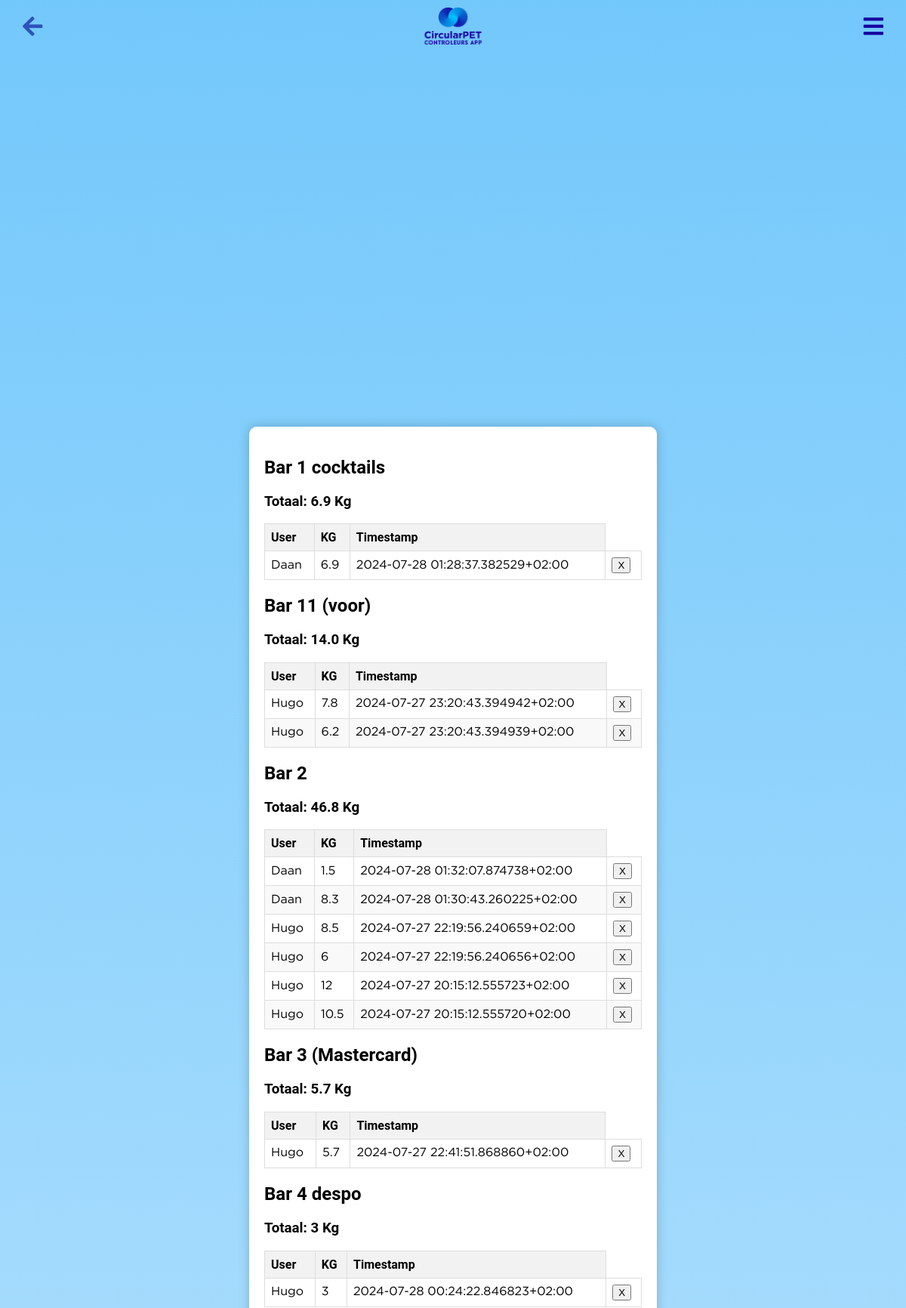
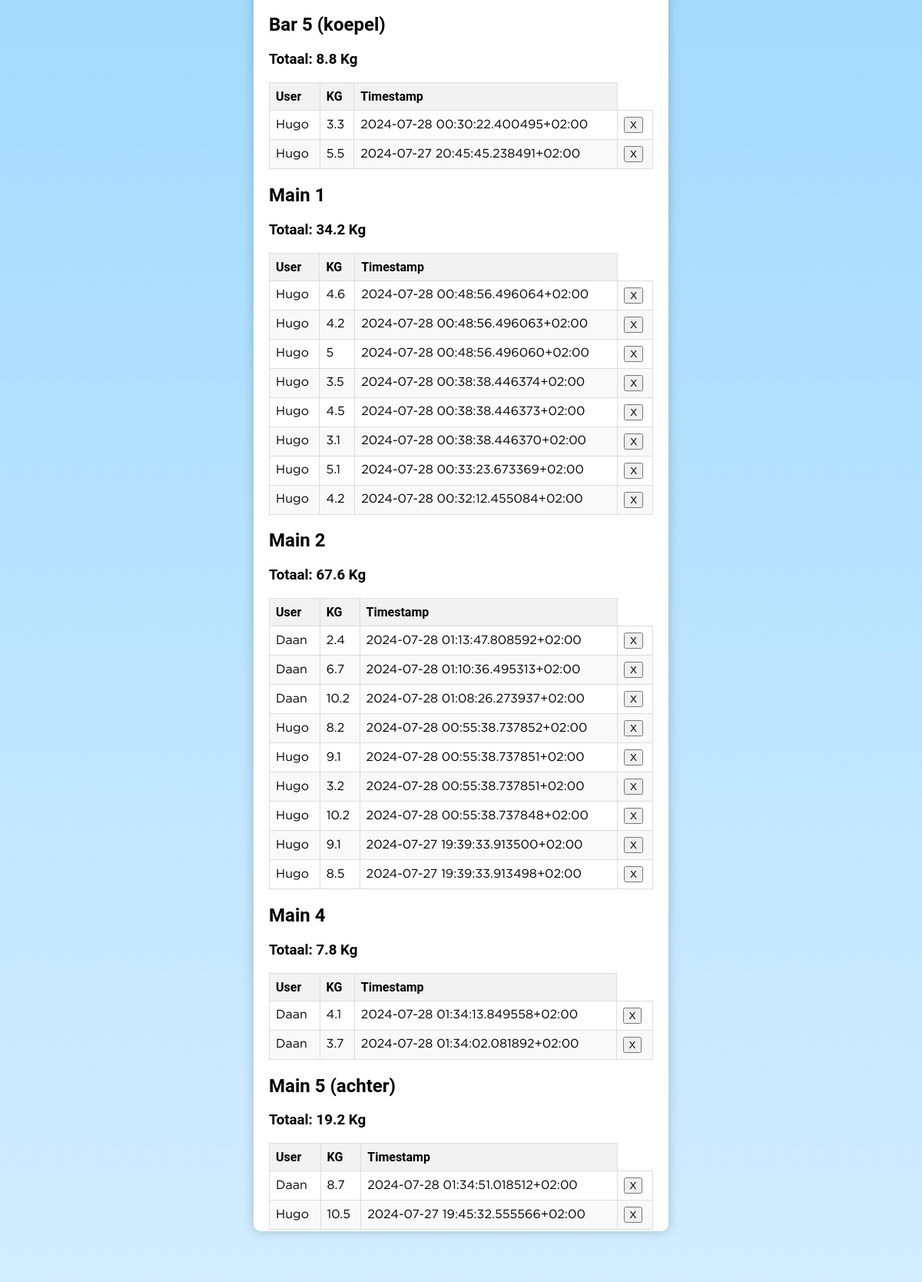
The page /change_log?location_id=1 (upper part) on the database its author committed (2 pictures, top to bottom).
### app.py (models this page shows, shortened)
class Bar(db.Model):
    id = db.Column(db.Integer, primary_key=True)
    name = db.Column(db.String(120), nullable=False)
    total_kg = db.Column(db.Integer, default=0)  # Total kilograms of zakken collected
    background_color = db.Column(db.String(10), default='#1700a1')  # New field to store color
    zakken = db.Column(db.Integer, nullable=False, default=0)
    bekers = db.Column(db.Integer, nullable=False, default=0)
    location_id = db.Column(db.Integer, db.ForeignKey('location.id'), nullable=False)
    location = db.relationship('Location', backref=db.backref('bars', lazy=True))
    x = db.Column(db.Float, nullable=True)  # X coordinate as percentage
    y = db.Column(db.Float, nullable=True)  # Y coordinate as percentage
    note = db.Column(db.String(1000))  # Assuming note is just a text field for simplicity
    url = db.Column(db.String)
    link = db.Column(db.String)
    last_checked_in = db.Column(db.DateTime, nullable=True)
    last_checked_in_user_id = db.Column(db.Integer, db.ForeignKey('user.id'), nullable=True)
    last_checked_in_user = db.relationship('User', foreign_keys=[last_checked_in_user_id], backref='checked_in_bars')
    notifications = db.relationship('Notification', backref='related_bar', lazy=True)  # Ensure unique backref name

class ZakkenKGLog(db.Model):
    id = db.Column(db.Integer, primary_key=True)
    bar_id = db.Column(db.Integer, db.ForeignKey('bar.id'), nullable=False)
    user_id = db.Column(db.Integer, db.ForeignKey('user.id'), nullable=False)
    kg_submitted = db.Column(db.Integer, nullable=False)
    timestamp = db.Column(db.DateTime, default=datetime.utcnow)

class User(db.Model, UserMixin):  # Extend User model with UserMixin
    id = db.Column(db.Integer, primary_key=True)
    username = db.Column(db.String(80), unique=True, nullable=False)
    password = db.Column(db.String(120), nullable=False)
    is_admin = db.Column(db.Boolean, default=False, nullable=False)
    location_id = db.Column(db.Integer, db.ForeignKey('location.id'), nullable=True)
    location = db.relationship('Location', backref=db.backref('users', lazy=True))
    group = db.Column(db.String(120), nullable=True)
    badges = db.Column(db.Integer, default=0)
    profile_picture = db.Column(db.String(255), nullable=True)
    email = db.Column(db.String(120), unique=True, nullable=False)  # New email field
    phone_number = db.Column(db.String(20), nullable=True)  # New phone number field
    has_accessed_briefing = db.Column(db.Boolean, default=False)

### app.py (the view)
@app.route('/change_log')
def change_log():
    location_id = request.args.get('location_id')
    query = db.session.query(
        ChangeLog, Bar.name.label('bar_name')
    ).join(Bar, ChangeLog.bar_id == Bar.id)
    if location_id and location_id.strip():
        query = query.join(Location, Bar.location_id == Location.id).filter(Location.id == location_id)
    changes_with_bar_names = query.all()
    changes_grouped_by_bar = {}
    for change, bar_name in changes_with_bar_names:
        bar_changes = changes_grouped_by_bar.setdefault(bar_name, [])
        bar_changes.append(change)
    zakken_kg_log_query = db.session.query(
        ZakkenKGLog.bar_id, Bar.name, db.func.sum(ZakkenKGLog.kg_submitted).label('total_kg')
    ).join(Bar, ZakkenKGLog.bar_id == Bar.id)
    if location_id and location_id.strip():
        zakken_kg_log_query = zakken_kg_log_query.join(Location, Bar.location_id == Location.id)\
                                                 .filter(Location.id == location_id)
    zakken_kg_logs_grouped = zakken_kg_log_query.group_by(ZakkenKGLog.bar_id, Bar.name).order_by(Bar.name).all()
    locations = Location.query.all()
    detailed_logs_by_bar = {}
    for bar_id, _, _ in zakken_kg_logs_grouped:
        detailed_logs = db.session.query(
            ZakkenKGLog,
            User.username,
            Bar.name.label('bar_name')
        ).join(User, ZakkenKGLog.user_id == User.id)\
         .join(Bar, ZakkenKGLog.bar_id == Bar.id)\
         .filter(ZakkenKGLog.bar_id == bar_id)\
         .order_by(ZakkenKGLog.timestamp.desc()).all()
        detailed_logs_by_bar[bar_id] = detailed_logs
    return render_template('change_log.html',
                           changes_grouped_by_bar=changes_grouped_by_bar,
                           zakken_kg_logs_grouped=zakken_kg_logs_grouped,
                           detailed_logs_by_bar=detailed_logs_by_bar,
                           locations=locations)  # Include locations in the context for the dropdown

### app.py (called while the page is built)
def utc_to_local(utc_dt):
    if utc_dt is None:
        return None
    if isinstance(utc_dt, str):
        utc_dt = datetime.strptime(utc_dt, '%Y-%m-%d %H:%M:%S')
    if utc_dt.tzinfo is None:
        utc_dt = utc_dt.replace(tzinfo=pytz.utc)
    local_tz = pytz.timezone('Europe/Amsterdam')  # Use the Netherlands timezone
    local_dt = utc_dt.astimezone(local_tz)
    return local_tz.normalize(local_dt)  # Nor

@app.template_filter('to_local')
def to_local_filter(utc_dt):
    return utc_to_local(utc_dt)

### templates/change_log.html (shortened to what this page needs)
<!DOCTYPE html>
<html lang="en">
<head>
    <link rel="stylesheet" href="{{ url_for('static', filename='main.css') }}">
    <link rel="stylesheet" href="https://cdnjs.cloudflare.com/ajax/libs/font-awesome/5.15.3/css/all.min.css">
</head>
<body>
    <img src="{{ url_for('static', filename='logo.png') }}" alt="CircularPET Logo" class="logo2">
    <a href="javascript:history.back()" class="back-button"><i class="fas fa-arrow-left"></i></a>
    <div class="gear-icon-container"> <i id="toggleSidebar" class="fa fa-bars"></i></div>
    <div class="content-container">
            {% for bar_id, bar_name, total_kg in zakken_kg_logs_grouped %}
                <div class="bar-log-container">
                    <h2>{{ bar_name }}</h2>
                    <h3>Totaal: {{ total_kg }} Kg</h3>
                    <table>
                        <thead>
                            <tr>
                                <th>User</th>
                                <th>KG</th>
                                <th>Timestamp</th>
                            </tr>
                        </thead>
                        <tbody>
                            {% for log, username, bar_name in detailed_logs_by_bar[bar_id] %}
                            <tr>
                                <td>{{ username }}</td>
                                <td>{{ log.kg_submitted }}</td>
                                <td>{{ log.timestamp|to_local }}</td>                                  <td>
                                    <form class="minderm" action="{{ url_for('delete_log', log_id=log.id) }}" method="post" onsubmit="return confirm('Are you sure you want to delete this entry?');">
                                        <button type="submit" class="btn btn-danger">X</button>
                                    </form>
                                </td>
                            </tr>
                            {% else %}
                            <tr>
                                <td colspan="4">No entries found.</td>
                            </tr>
                            {% endfor %}
                        </tbody>
                    </table>
                </div>
            {% endfor %}
</body>
</html>

### static/main.css (style rules this page uses)
:root { --pc: #1700a1; --cs: #ff8547; --bc: #fff; }
:root { --bar-color: #1700a1; --container-color: #ff8547; }
body { font-family: "Roboto", sans-serif; background: linear-gradient(to bottom, #73c8fb 0%, #e0f2ff 100%); margin: 0; padding: 0; display: flex; height: 100vh; align-items: center; flex-wrap: wrap; justify-content: center; overflow-x: hidden; }
.back-button { position: fixed; top: 10px; left: 10px; background-color: transparent; color: #2e52bb; text-decoration: none; padding: 10px 20px; border-radius: 5px; font-size: 30px; z-index: 1000; }
.logo2 { position: absolute; top: 10px; width: 90px; position: fixed; z-index: 1000; }
.gear-icon-container { position: fixed; top: 20px; right: 20px; cursor: pointer; font-size: 24px; color: var(--pc); font-size: 30px; padding: 10px 20px; margin-top: -10px; margin-right: -10px; z-index: 1000; }
::placeholder { color: #888; }
form { background: #fff; padding: 20px; border-radius: 10px; display: inline-block; }
.minderm { padding: 0; }
.content-container { width: 80%; background-color: var(--bc); padding: 20px; border-radius: 10px; box-shadow: 0px 0px 15px rgba(0, 0, 0, 0.2); margin: 20px auto; }

### templates/change_log.html (style rules this page uses)
table { width: 100%; border-collapse: collapse; max-width: 500px; }
th, td { border: 1px solid #ddd; padding: 8px; text-align: left; }
th { background-color: #f2f2f2; }
tr:nth-child(even) { background-color: #f9f9f9; }
.content-container { width: 95%; max-width: 1200px; margin: 20px auto; padding: 20px; background-color: #fff; border-radius: 10px; box-shadow: 0px 0px 15px rgba(0, 0, 0, 0.2); overflow-y: auto; max-height: 70vh; max-width: 500px; }

### rows shown on the page
Bar: name "Bar 1 cocktails", total_kg "6.9"
ZakkenKGLog: username "Daan", kg_submitted "6.9", timestamp|to_local "2024-07-28 01:28:37.382529+02:00"
Bar: name "Bar 11 (voor)", total_kg "14.0"
ZakkenKGLog: username "Hugo", kg_submitted "7.8", timestamp|to_local "2024-07-27 23:20:43.394942+02:00"
ZakkenKGLog: username "Hugo", kg_submitted "6.2", timestamp|to_local "2024-07-27 23:20:43.394939+02:00"
Bar: name "Bar 2", total_kg "46.8"
ZakkenKGLog: username "Daan", kg_submitted "1.5", timestamp|to_local "2024-07-28 01:32:07.874738+02:00"
ZakkenKGLog: username "Daan", kg_submitted "8.3", timestamp|to_local "2024-07-28 01:30:43.260225+02:00"
ZakkenKGLog: username "Hugo", kg_submitted "8.5", timestamp|to_local "2024-07-27 22:19:56.240659+02:00"
ZakkenKGLog: username "Hugo", kg_submitted "6", timestamp|to_local "2024-07-27 22:19:56.240656+02:00"
ZakkenKGLog: username "Hugo", kg_submitted "12", timestamp|to_local "2024-07-27 20:15:12.555723+02:00"
ZakkenKGLog: username "Hugo", kg_submitted "10.5", timestamp|to_local "2024-07-27 20:15:12.555720+02:00"
Bar: name "Bar 3 (Mastercard)", total_kg "5.7"
ZakkenKGLog: username "Hugo", kg_submitted "5.7", timestamp|to_local "2024-07-27 22:41:51.868860+02:00"
Bar: name "Bar 4 despo", total_kg "3"
ZakkenKGLog: username "Hugo", kg_submitted "3", timestamp|to_local "2024-07-28 00:24:22.846823+02:00"
Bar: name "Bar 5 (koepel)", total_kg "8.8"
ZakkenKGLog: username "Hugo", kg_submitted "3.3", timestamp|to_local "2024-07-28 00:30:22.400495+02:00"
ZakkenKGLog: username "Hugo", kg_submitted "5.5", timestamp|to_local "2024-07-27 20:45:45.238491+02:00"
Bar: name "Main 1", total_kg "34.2"
ZakkenKGLog: username "Hugo", kg_submitted "4.6", timestamp|to_local "2024-07-28 00:48:56.496064+02:00"
ZakkenKGLog: username "Hugo", kg_submitted "4.2", timestamp|to_local "2024-07-28 00:48:56.496063+02:00"
ZakkenKGLog: username "Hugo", kg_submitted "5", timestamp|to_local "2024-07-28 00:48:56.496060+02:00"
ZakkenKGLog: username "Hugo", kg_submitted "3.5", timestamp|to_local "2024-07-28 00:38:38.446374+02:00"
ZakkenKGLog: username "Hugo", kg_submitted "4.5", timestamp|to_local "2024-07-28 00:38:38.446373+02:00"
ZakkenKGLog: username "Hugo", kg_submitted "3.1", timestamp|to_local "2024-07-28 00:38:38.446370+02:00"
ZakkenKGLog: username "Hugo", kg_submitted "5.1", timestamp|to_local "2024-07-28 00:33:23.673369+02:00"
ZakkenKGLog: username "Hugo", kg_submitted "4.2", timestamp|to_local "2024-07-28 00:32:12.455084+02:00"
Bar: name "Main 2", total_kg "67.6"
ZakkenKGLog: username "Daan", kg_submitted "2.4", timestamp|to_local "2024-07-28 01:13:47.808592+02:00"
ZakkenKGLog: username "Daan", kg_submitted "6.7", timestamp|to_local "2024-07-28 01:10:36.495313+02:00"
ZakkenKGLog: username "Daan", kg_submitted "10.2", timestamp|to_local "2024-07-28 01:08:26.273937+02:00"
ZakkenKGLog: username "Hugo", kg_submitted "8.2", timestamp|to_local "2024-07-28 00:55:38.737852+02:00"
ZakkenKGLog: username "Hugo", kg_submitted "9.1", timestamp|to_local "2024-07-28 00:55:38.737851+02:00"
ZakkenKGLog: username "Hugo", kg_submitted "3.2", timestamp|to_local "2024-07-28 00:55:38.737851+02:00"
ZakkenKGLog: username "Hugo", kg_submitted "10.2", timestamp|to_local "2024-07-28 00:55:38.737848+02:00"
ZakkenKGLog: username "Hugo", kg_submitted "9.1", timestamp|to_local "2024-07-27 19:39:33.913500+02:00"
ZakkenKGLog: username "Hugo", kg_submitted "8.5", timestamp|to_local "2024-07-27 19:39:33.913498+02:00"
Bar: name "Main 4", total_kg "7.8"
ZakkenKGLog: username "Daan", kg_submitted "4.1", timestamp|to_local "2024-07-28 01:34:13.849558+02:00"
ZakkenKGLog: username "Daan", kg_submitted "3.7", timestamp|to_local "2024-07-28 01:34:02.081892+02:00"
Bar: name "Main 5 (achter)", total_kg "19.2"
ZakkenKGLog: username "Daan", kg_submitted "8.7", timestamp|to_local "2024-07-28 01:34:51.018512+02:00"
ZakkenKGLog: username "Hugo", kg_submitted "10.5", timestamp|to_local "2024-07-27 19:45:32.555566+02:00"
